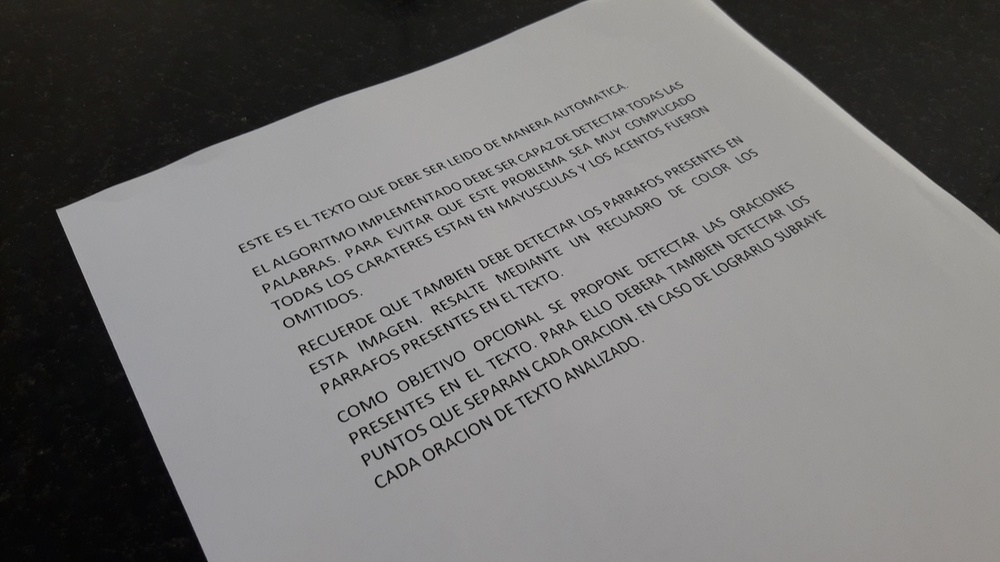
#> input picture foto_1.jpg, 1000 x 562 px, shrunk from 4128 x 2322 before the run
$ python -i matlab.py   (imports and definitions only)
#> lines starting #> are read from the running program, lines starting #| are printed output that depends on the picture; after the words box and inside, x2 and y2 are one past the last pixel; in counts of white or black regions, pixels touching at a corner belong together
# Librerias por defecto
import cv2
import numpy as np
import matplotlib.pyplot as plt

# Gracias a Murtaza's Workshop - Robotics and AI, sin su ayuda este
# archivo quiza no existiria

## ---------------------------------------- Funcion imshow -------------------------------------- #
# Equivalente a la función imshow de matlab
# Parametros de entrada:
#   Img: Imagen a mostrar
#   Title: Título a mostrar
# [161 lines left out: functions imshow, imclearborder, imfill, label2rgb, dilatacion_especial, expand, not called in this run]

## ---------------------------------------------------------------------------------------------- #


## --------------------------------- Aproximar región de interes -------------------------------- #
# Aproxima el contorno del texto y devuelve los 4 puntos de un polígono irregular que lo contiene.
# Aún no está probado.

# Parámetros de entrada:
#   Img_path: Path de la imagen. Se abre la imagen dentro de la función
# Parámetros de salida:
#   approx_polygons: Coordenadas del polígono aproximado que contiene al texto

def approx_contour(Img_path) -> list:
#> called with Img_path = 'foto_1.jpg'
    image = cv2.imread(Img_path)
#> image is the input picture: shape (562, 1000, 3); mean B, G, R 116.6, 117.3, 118.2
    gray_image = cv2.cvtColor(image, cv2.COLOR_BGR2GRAY)
    edges = cv2.Canny(gray_image, 25,255)
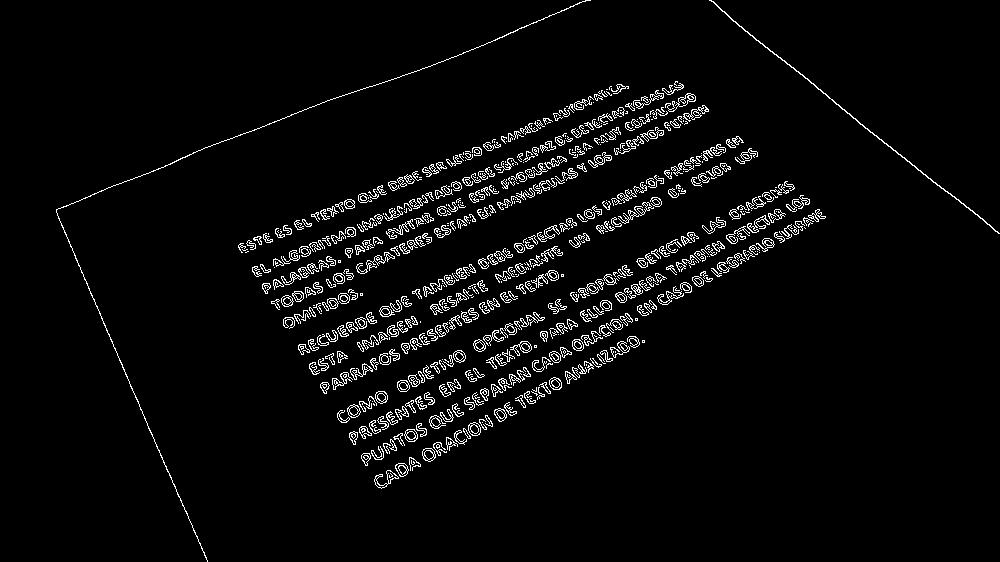
#> edges: shape (562, 1000); 3.8% white in thin lines or dots
    contours, _ = cv2.findContours(edges, cv2.RETR_EXTERNAL, cv2.CHAIN_APPROX_SIMPLE)
#> contours = 682 contours, 457 with area under 20; largest, box (x1, y1, x2, y2) and area: (709, 0, 1000, 234) 232, (665, 93, 696, 112) 142, (510, 341, 532, 356) 135, (374, 470, 399, 489) 134, (422, 448, 436, 462) 134
    approx_polygons = []
    for contour in contours:
        epsilon = 0.04 * cv2.arcLength(contour, True)
        # El epsilon debe ajustarse en función de la precisión requerida
        polygon = cv2.approxPolyDP(contour, epsilon, True)
        if len(polygon) == 4:  # Filtra los polígonos con 4 puntos
            approx_polygons.append(polygon) # Agregar elementos
#> this loop made 682 passes
#> epsilon on passes 1 to 3: 4.17, 1.73, 0.739
#> after the loop, approx_polygons = 55 contours, 50 with area under 20; largest, box (x1, y1, x2, y2) and area: (56, 0, 591, 562) 192, (408, 374, 420, 387) 80, (405, 400, 416, 413) 36, (528, 235, 538, 245) 34, (681, 236, 692, 246) 28
    cv2.drawContours(image, approx_polygons, -1, (0, 255, 0), 2)
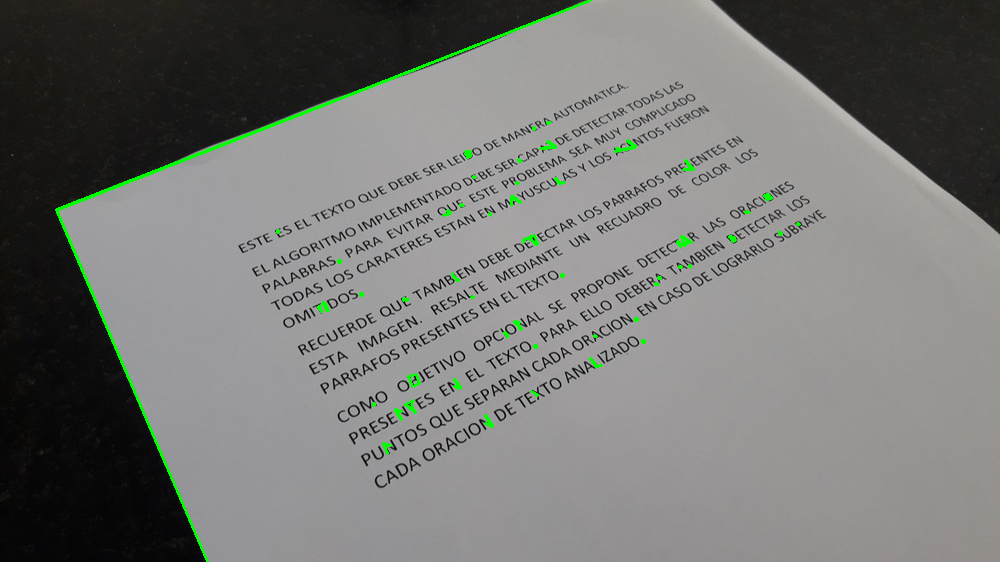
#> image: shape (562, 1000, 3); 0.86% of pixels changed, all inside (x1, y1, x2, y2) = (55, 0, 801, 562)
    # Green color and line thickness 2
    return approx_polygons

## ---------------------------------------------------------------------------------------------- #

## ----------------------------- Dimensiones promedio de caracteres ----------------------------- #
# Para efectuar la dilatación especial, primero deben obtenerse las dimensiones promedio de los
# caracteres de la imagen. Para ello se usa ésta función, tomando como parámetro de entrada las
# propiedades obtenidas a partir del algoritmo de componentes conectadas.

# Parámetros de entrada:
#   Conn_components: Resultado obtenido de la función cv2.connectedComponentsWithStats aplicado
#   a la imagen deseada

# [123 lines left out: functions dim_promedio, resultados, mostrar_errores, Box2Shape, resultados_finales, not called in this run]

## ---------------------------------------------------------------------------------------------- #

>>> result = approx_contour('foto_1.jpg')
#> result has the same summary as approx_polygons in approx_contour

$ run again, on foto_2.jpg
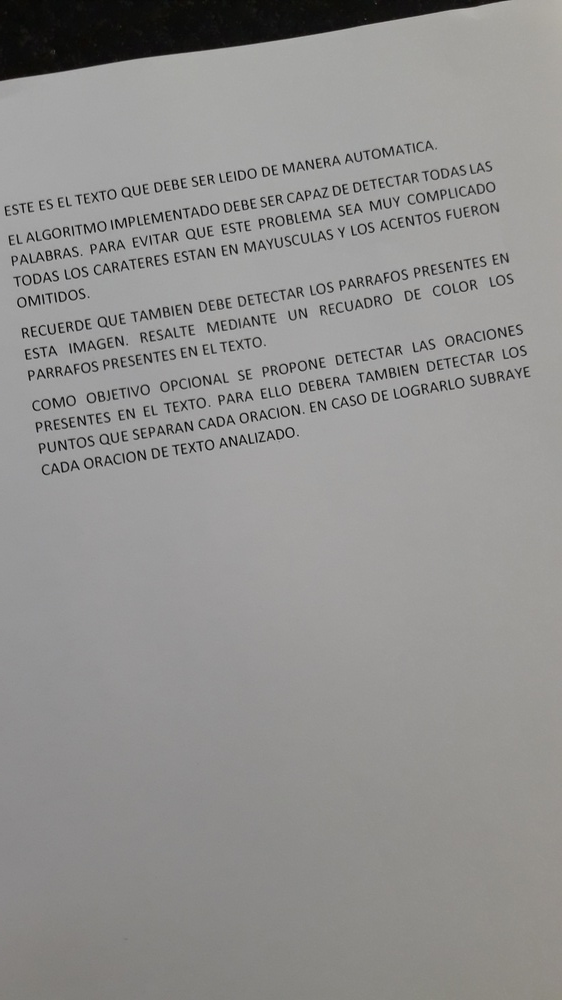
#> input picture foto_2.jpg, 562 x 1000 px, shrunk from 2322 x 4128 before the run
#> in approx_contour, image is the input picture: shape (1000, 562, 3); mean B, G, R 143.1, 144.5, 145.3
#> in approx_contour, `edges = cv2.Canny(gray_image, 25,255)`:
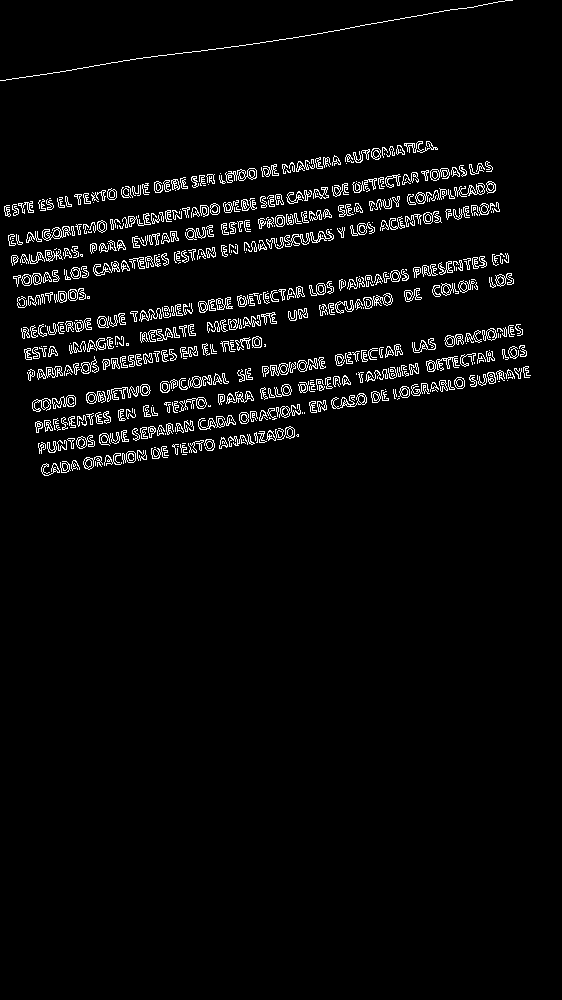
#> edges: shape (1000, 562); 3.8% white in thin lines or dots, all inside (x1, y1, x2, y2) = (0, 0, 531, 476)
#> contours = 548 contours, 305 with area under 20; largest, box (x1, y1, x2, y2) and area: (363, 293, 393, 309) 184, (225, 168, 257, 183) 178, (21, 273, 42, 286) 172, (331, 393, 367, 409) 165, (42, 226, 71, 241) 164
#> the loop in approx_contour, `for contour in contours:` made 548 passes
#> epsilon on passes 1, 3, 4: 4.41, 2.53, 2.91
#> after the loop in approx_contour, `for contour in contours:`: approx_polygons = 34 contours, 28 with area under 20; largest, box (x1, y1, x2, y2) and area: (398, 386, 410, 398) 78, (252, 337, 262, 348) 77, (488, 372, 496, 384) 60, (103, 359, 110, 370) 45, (107, 390, 111, 402) 26, (110, 219, 114, 230) 20
#> in approx_contour, `cv2.drawContours(image, approx_polygons, -1, (0, 255, 0), 2)`:
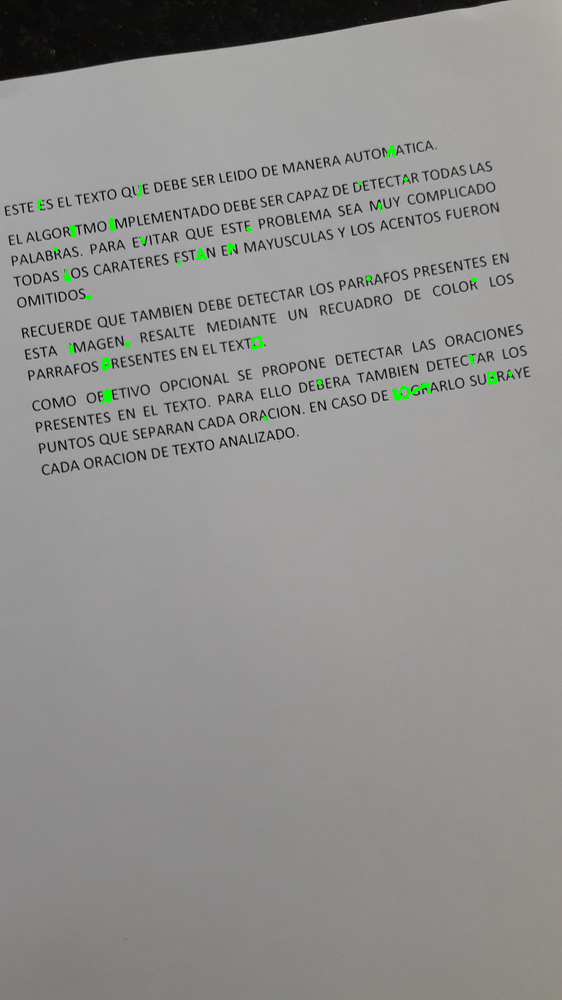
#> image: shape (1000, 562, 3); 0.25% of pixels changed, all inside (x1, y1, x2, y2) = (37, 145, 512, 421)
#> result has the same summary as approx_polygons in approx_contour

$ run again, on foto_3.jpg
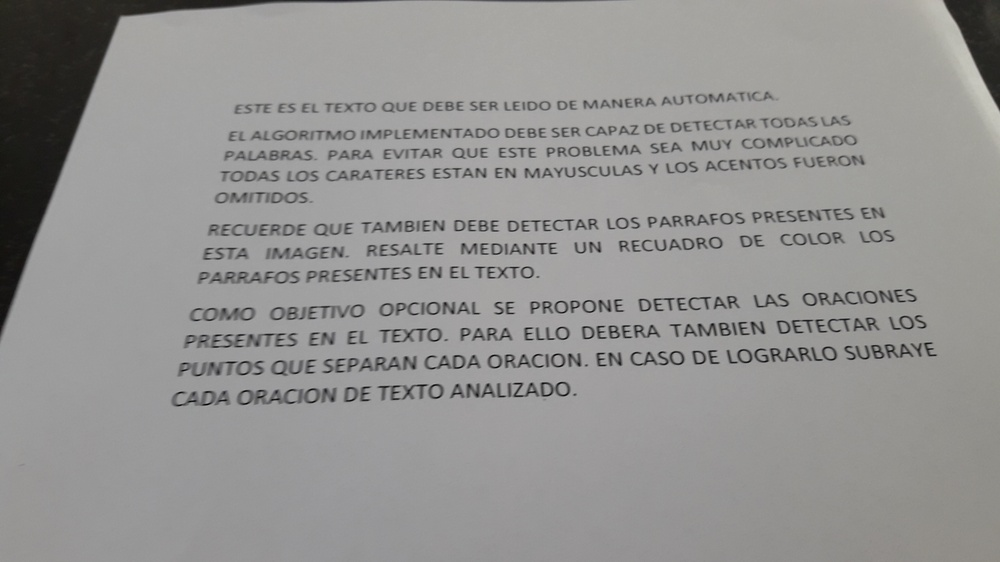
#> input picture foto_3.jpg, 1000 x 562 px, shrunk from 4128 x 2322 before the run
#> in approx_contour, image is the input picture: shape (562, 1000, 3); mean B, G, R 145.6, 146.9, 147.5
#> in approx_contour, `edges = cv2.Canny(gray_image, 25,255)`:
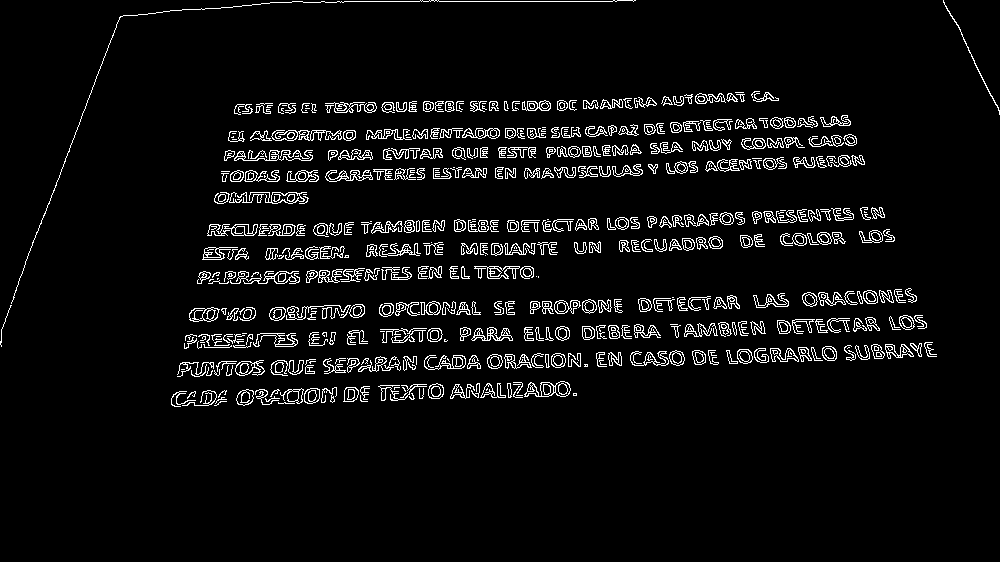
#> edges: shape (562, 1000); 5.3% white in thin lines or dots, all inside (x1, y1, x2, y2) = (0, 0, 1000, 407)
#> contours = 549 contours, 295 with area under 20; largest, box (x1, y1, x2, y2) and area: (524, 381, 571, 397) 468, (189, 307, 220, 322) 332, (474, 266, 520, 279) 290, (249, 192, 307, 204) 286, (471, 327, 513, 341) 252
#> the loop in approx_contour, `for contour in contours:` made 549 passes
#> epsilon on passes 2 to 4: 1.12, 1.39, 1.5
#> after the loop in approx_contour, `for contour in contours:`: approx_polygons = 61 contours, 31 with area under 20; largest, box (x1, y1, x2, y2) and area: (189, 308, 220, 322) 275, (237, 391, 254, 404) 156, (304, 389, 320, 402) 150, (429, 385, 443, 398) 144, (11, 0, 636, 304) 142
#> in approx_contour, `cv2.drawContours(image, approx_polygons, -1, (0, 255, 0), 2)`:
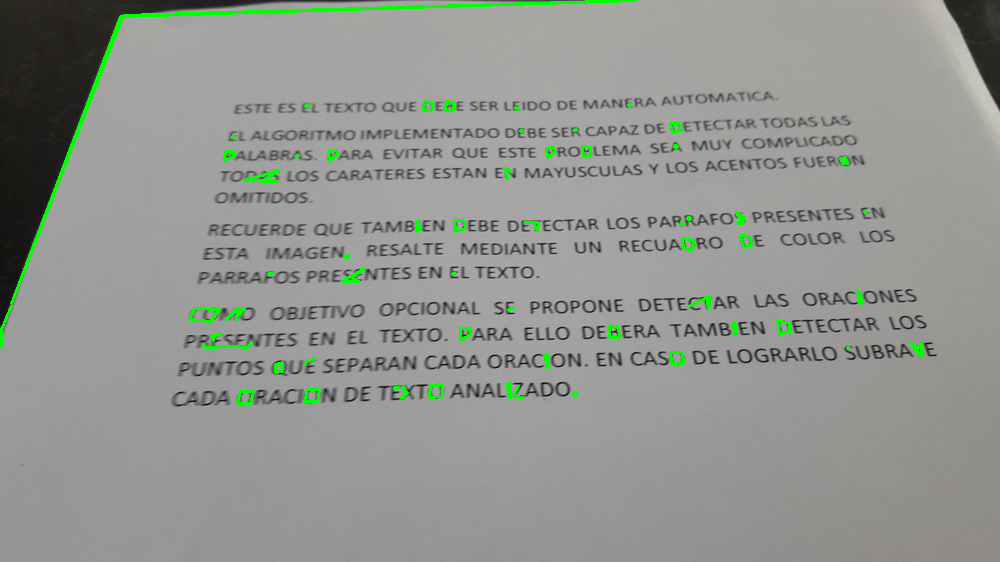
#> image: shape (562, 1000, 3); 1.32% of pixels changed, all inside (x1, y1, x2, y2) = (0, 0, 923, 405)
#> result has the same summary as approx_polygons in approx_contour

$ run again, on foto_4.jpg
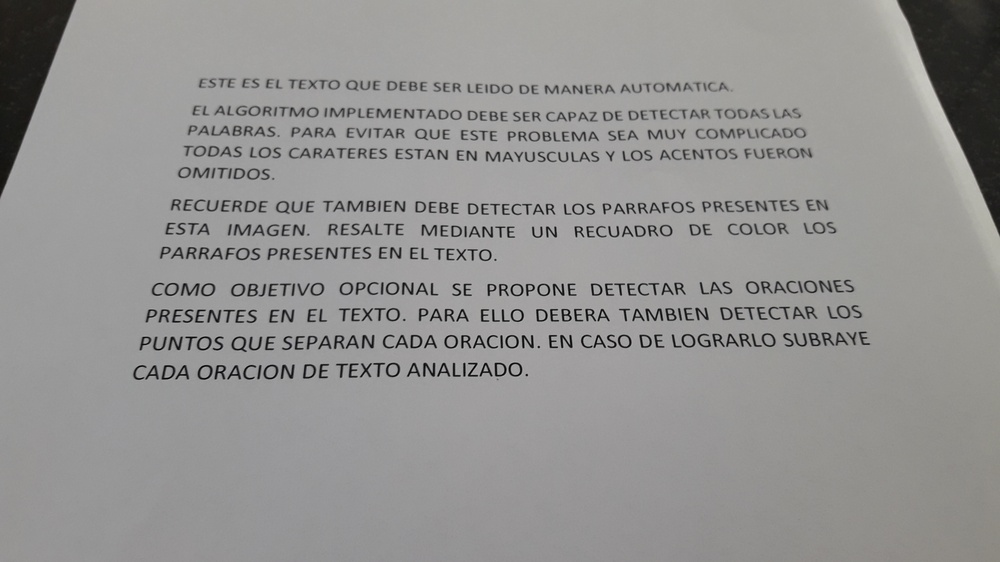
#> input picture foto_4.jpg, 1000 x 562 px, shrunk from 4128 x 2322 before the run
#> in approx_contour, image is the input picture: shape (562, 1000, 3); mean B, G, R 145.8, 146.9, 147.6
#> in approx_contour, `edges = cv2.Canny(gray_image, 25,255)`:
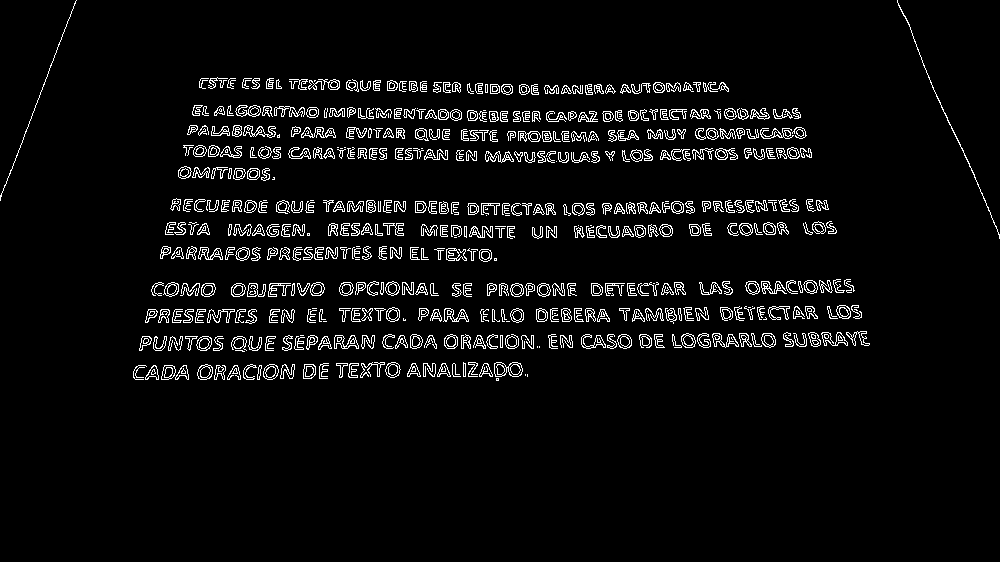
#> edges: shape (562, 1000); 4.9% white in thin lines or dots, all inside (x1, y1, x2, y2) = (0, 0, 1000, 381)
#> contours = 572 contours, 262 with area under 20; largest, box (x1, y1, x2, y2) and area: (494, 362, 523, 377) 312, (334, 335, 359, 349) 186, (243, 125, 276, 138) 186, (197, 364, 213, 380) 182, (263, 364, 279, 380) 181
#> the loop in approx_contour, `for contour in contours:` made 572 passes
#> epsilon on passes 5, 8, 9: 1.9, 5.09, 2.11
#> after the loop in approx_contour, `for contour in contours:`: approx_polygons = 46 contours, 24 with area under 20; largest, box (x1, y1, x2, y2) and area: (163, 283, 179, 295) 122, (837, 306, 851, 318) 112, (340, 283, 353, 295) 106, (415, 129, 429, 141) 104, (511, 284, 523, 296) 101
#> in approx_contour, `cv2.drawContours(image, approx_polygons, -1, (0, 255, 0), 2)`:
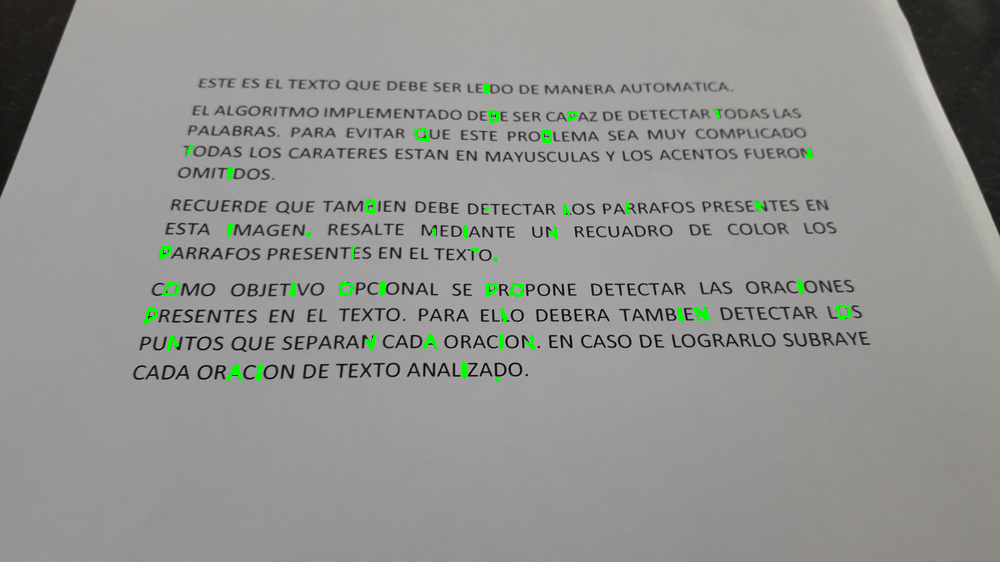
#> image: shape (562, 1000, 3); 0.57% of pixels changed, all inside (x1, y1, x2, y2) = (144, 83, 852, 382)
#> result has the same summary as approx_polygons in approx_contour
